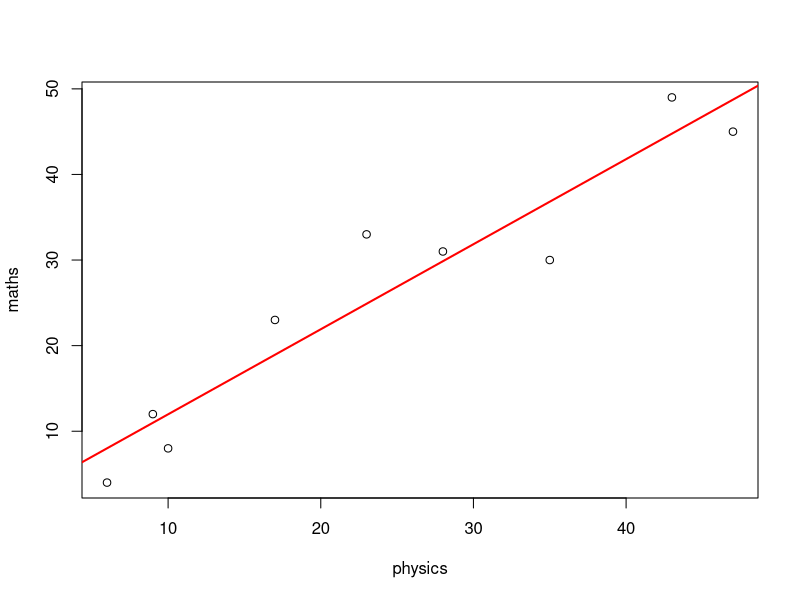
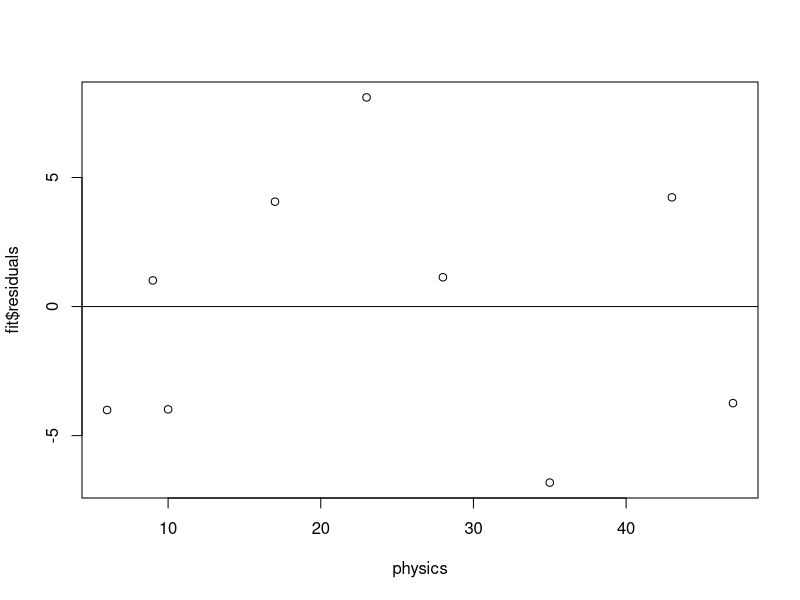

Reproduce these figures in R, in order.
## ---- chunk 1
#scatterplot
physics<-c(35,23,47,17,10,43,9,6,28)
maths<-c(30,33,45,23,8,49,12,4,31)
plot(physics,maths)
#fit least square line
fit<- lm(maths~physics)
fit
abline(fit, col="red", lwd=2)
# Produce a residual plot
plot(physics,fit$residuals)
abline(h=0)
# Find Pearson correlation coefficient and R^2
cor(maths,physics,method="spearman")
cor(maths,physics,method="spearman")^2
## ---- chunk 2
1-6*1038/(15*(15^2-1))
